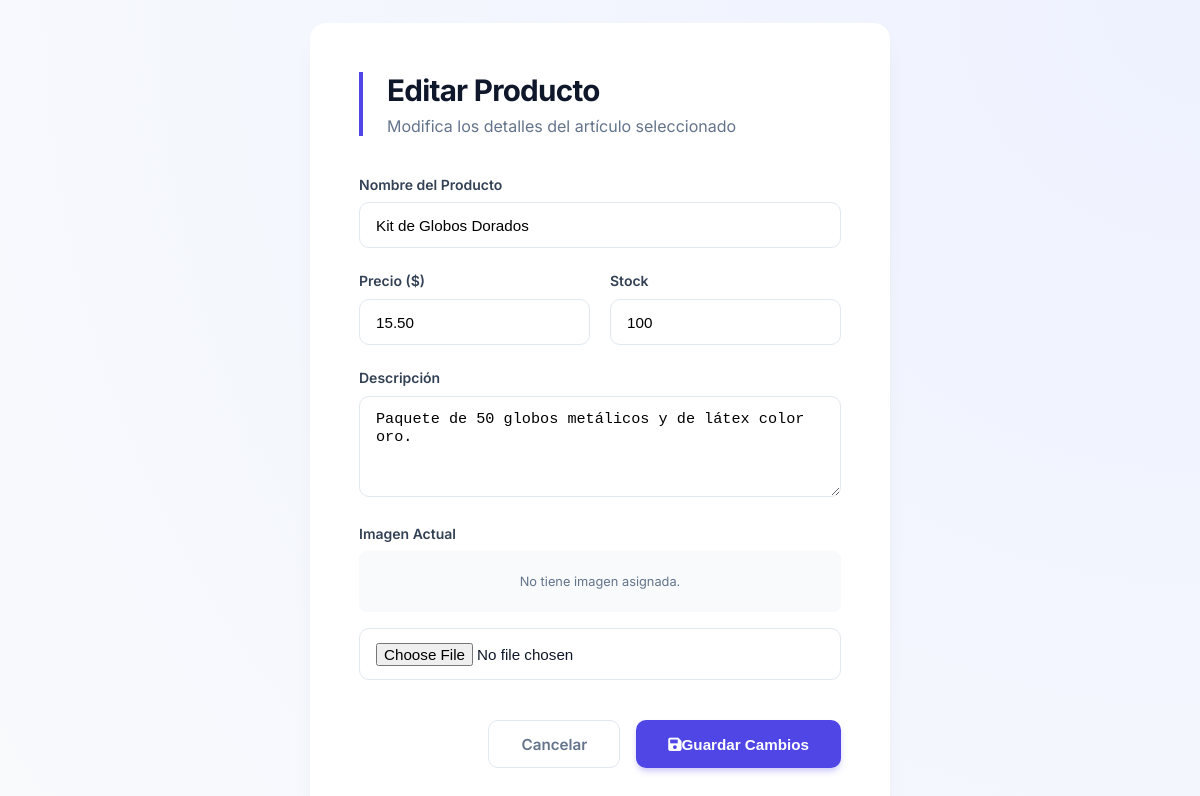
/index.php?c=Product&a=edit&id=1 (signed in), run on the app's committed database.
### tables this page shows
CREATE TABLE products (
    id INT AUTO_INCREMENT PRIMARY KEY,
    name VARCHAR(100) NOT NULL,
    description TEXT,
    price DECIMAL(10, 2) NOT NULL, 
    stock INT NOT NULL DEFAULT 0,
    image VARCHAR(255) NULL,       
    created_at TIMESTAMP DEFAULT CURRENT_TIMESTAMP
);

### config/db.php (called while the page is built, shortened)
<?php
class Database {
    public static function connect() {
        $dsn = "mysql:host=" . DB_HOST . ";dbname=" . DB_NAME . ";charset=" . DB_CHARSET . ";port=" . DB_PORT;
        $options = [
            PDO::ATTR_ERRMODE=> PDO::ERRMODE_EXCEPTION,
            PDO::ATTR_EMULATE_PREPARES   => false,
        ];
        try {
            $conexion = new PDO($dsn, DB_USER, DB_PASS, $options);
            return $conexion;
        } catch (PDOException $e) {
            die("Error de conexión: " . $e->getMessage());
        }
    }
}
?>

### model/DAO/ProductDao.php (called while the page is built, shortened)
<?php
require_once 'config/db.php';
require_once 'model/DTO/ProductDTO.php';
class ProductDAO {
    private $db;
    public function __construct() {
        $this->db = Database::connect();
    }
    public function getById($id) {
        $sql = "SELECT * FROM products WHERE id = :id";
        $stmt = $this->db->prepare($sql);
        $stmt->execute([':id' => $id]);
        $row = $stmt->fetch(PDO::FETCH_OBJ);
        if ($row) {
            return new ProductDTO(
                $row->id,
                $row->name,
                $row->description,
                $row->price,
                $row->stock,
                $row->image
            );
        }
        return null;
    }
}
?>

### model/DTO/ProductDTO.php (called while the page is built, shortened)
<?php
class ProductDTO {
    public function __construct($id, $name, $description, $price, $stock, $image) {
        $this->id = $id;
        $this->name = $name;
        $this->description = $description;
        $this->price = $price;
        $this->stock = $stock;
        $this->image = $image;
    }
}
?>

### views/product/edit.php (the view, shortened to what this page needs)
<!DOCTYPE html>
<html lang="es">
<head>
    <link rel="stylesheet" href="assets/styles/product.css">
    <link rel="stylesheet" href="https://cdnjs.cloudflare.com/ajax/libs/font-awesome/6.0.0/css/all.min.css">
</head>
<body>
    <div class="product-wrapper">
        <div class="product-card">
            <header class="card-header">
                <h1>Editar Producto</h1>
                <p>Modifica los detalles del artículo seleccionado</p>
            </header>
            <?php if(isset($prod) && is_object($prod)): ?>
                <form action="index.php?c=Product&a=update&id=<?= $prod->id ?>" method="POST" enctype="multipart/form-data">
                    <div class="form-section">
                        <label for="name">Nombre del Producto</label>
                        <input type="text" name="name" id="name" class="input-control"
                               value="<?= $prod->name ?>" required>
                    </div>
                    <div class="form-section row-group">
                        <div class="col-half">
                            <label for="price">Precio ($)</label>
                            <input type="number" name="price" id="price" step="0.01" min="0"
                                   class="input-control" value="<?= $prod->price ?>" required>
                        </div>
                        <div class="col-half">
                            <label for="stock">Stock</label>
                            <input type="number" name="stock" id="stock" min="0"
                                   class="input-control" value="<?= $prod->stock ?>" required>
                        </div>
                    </div>
                    <div class="form-section">
                        <label for="description">Descripción</label>
                        <textarea name="description" id="description" class="input-control" rows="4"><?= $prod->description ?></textarea>
                    </div>
                    <div class="form-section">
                        <label>Imagen Actual</label>
                        <div class="image-preview-container">
                            <?php if($prod->image): ?>
                                <img src="uploads/images/<?= $prod->image ?>" class="img-edit-preview">
                                <p class="text-muted">¿Quieres cambiarla? Selecciona una nueva abajo:</p>
                            <?php else: ?>
                                <p class="text-muted">No tiene imagen asignada.</p>
                            <?php endif; ?>
                        </div>
                        <input type="file" name="image" id="image" accept="image/*" class="input-control">
                    </div>
                    <div class="btn-container">
                        <a href="index.php?c=Product&a=index" class="btn btn-secondary">Cancelar</a>
                        <button type="submit" class="btn btn-primary">
                            <i class="fas fa-save"></i> Guardar Cambios
                        </button>
                    </div>
                </form>
            <?php endif; ?>
        </div>
    </div>
</body>
</html>

### assets/styles/product.css (style rules this page uses)
:root { --prod-primary: #4f46e5; --prod-primary-light: #6366f1; --prod-hover: #4338ca; --prod-bg: #f8fafc; --prod-card-bg: #ffffff; --prod-text-main: #0f172a; --prod-text-muted: #64748b; --prod-border: #e2e8f0; --prod-radius: 16px; --prod-shadow: 0 20px 25px -5px rgba(0, 0, 0, 0.05), 0 8px 10px -6px rgba(0, 0, 0, 0.05); }
body { background: radial-gradient(circle at top right, #eef2ff, var(--prod-bg)); font-family: 'Inter', sans-serif; color: var(--prod-text-main); display: flex; justify-content: center; align-items: center; min-height: 100vh; margin: 0; padding: 20px; }
.product-wrapper { width: 100%; max-width: 580px; animation: fadeIn 0.6s ease-out; }
.product-card { background: var(--prod-card-bg); padding: 3rem; border-radius: var(--prod-radius); box-shadow: var(--prod-shadow); border: 1px solid rgba(255, 255, 255, 0.7); }
.card-header { text-align: left; margin-bottom: 2.5rem; border-left: 4px solid var(--prod-primary); padding-left: 1.5rem; }
.card-header h1 { font-size: 1.85rem; font-weight: 700; letter-spacing: -0.025em; margin: 0; }
.card-header p { color: var(--prod-text-muted); margin-top: 0.5rem; }
.form-section { margin-bottom: 1.5rem; }
.row-group { display: flex; gap: 1.25rem; }
.col-half { flex: 1; }
label { font-size: 0.875rem; font-weight: 600; margin-bottom: 0.6rem; display: block; color: #334155; }
.input-control { width: 100%; padding: 0.85rem 1rem; border: 1.5px solid var(--prod-border); border-radius: 10px; font-size: 0.95rem; transition: all 0.3s cubic-bezier(0.4, 0, 0.2, 1); background-color: #fff; box-sizing: border-box; }
.btn-container { display: flex; justify-content: flex-end; gap: 1rem; margin-top: 2.5rem; }
.btn { padding: 0.85rem 2rem; border-radius: 10px; font-weight: 600; font-size: 0.95rem; cursor: pointer; transition: all 0.3s; text-decoration: none; display: inline-flex; align-items: center; justify-content: center; }
.btn-primary { background: var(--prod-primary); color: white; border: none; box-shadow: 0 4px 6px -1px rgba(79, 70, 229, 0.3); }
.btn-secondary { background: transparent; color: var(--prod-text-muted); border: 1.5px solid var(--prod-border); }
.image-preview-container { margin-bottom: 1rem; padding: 10px; background: #f8fafc; border-radius: 8px; text-align: center; }
.text-muted { font-size: 0.8rem; color: #64748b; }

### data on the page
products: name "Kit de Globos Dorados", price "15.50", stock "100", description "Paquete de 50 globos metálicos y de látex color oro."
